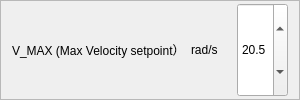
                        <widget class="QFrame" name="frame_43">
                         <property name="frameShape">
                          <enum>QFrame::StyledPanel</enum>
                         </property>
                         <property name="frameShadow">
                          <enum>QFrame::Raised</enum>
                         </property>
                         <layout class="QHBoxLayout" name="horizontalLayout_24">
                          <property name="topMargin">
                           <number>2</number>
                          </property>
                          <property name="bottomMargin">
                           <number>2</number>
                          </property>
                          <item>
                           <widget class="QLabel" name="label_18">
                            <property name="sizePolicy">
                             <sizepolicy hsizetype="Preferred" vsizetype="Preferred">
                              <horstretch>4</horstretch>
                              <verstretch>0</verstretch>
                             </sizepolicy>
                            </property>
                            <property name="text">
                             <string>V_MAX (Max Velocity setpoint）</string>
                            </property>
                           </widget>
                          </item>
                          <item>
                           <widget class="QLabel" name="label_39">
                            <property name="sizePolicy">
                             <sizepolicy hsizetype="Preferred" vsizetype="Preferred">
                              <horstretch>1</horstretch>
                              <verstretch>0</verstretch>
                             </sizepolicy>
                            </property>
                            <property name="text">
                             <string>rad/s</string>
                            </property>
                           </widget>
                          </item>
                          <item>
                           <widget class="QLabel" name="label_v_max">
                            <property name="sizePolicy">
                             <sizepolicy hsizetype="Preferred" vsizetype="Preferred">
                              <horstretch>1</horstretch>
                              <verstretch>0</verstretch>
                             </sizepolicy>
                            </property>
                            <property name="text">
                             <string/>
                            </property>
                           </widget>
                          </item>
                          <item>
                           <widget class="QDoubleSpinBox" name="spin_v_max">
                            <property name="sizePolicy">
                             <sizepolicy hsizetype="Minimum" vsizetype="Minimum">
                              <horstretch>1</horstretch>
                              <verstretch>0</verstretch>
                             </sizepolicy>
                            </property>
                            <property name="decimals">
                             <number>1</number>
                            </property>
                            <property name="maximum">
                             <double>50.000000000000000</double>
                            </property>
                            <property name="singleStep">
                             <double>1.000000000000000</double>
                            </property>
                            <property name="value">
                             <double>20.500000000000000</double>
                            </property>
                           </widget>
                          </item>
                         </layout>
                        </widget>
